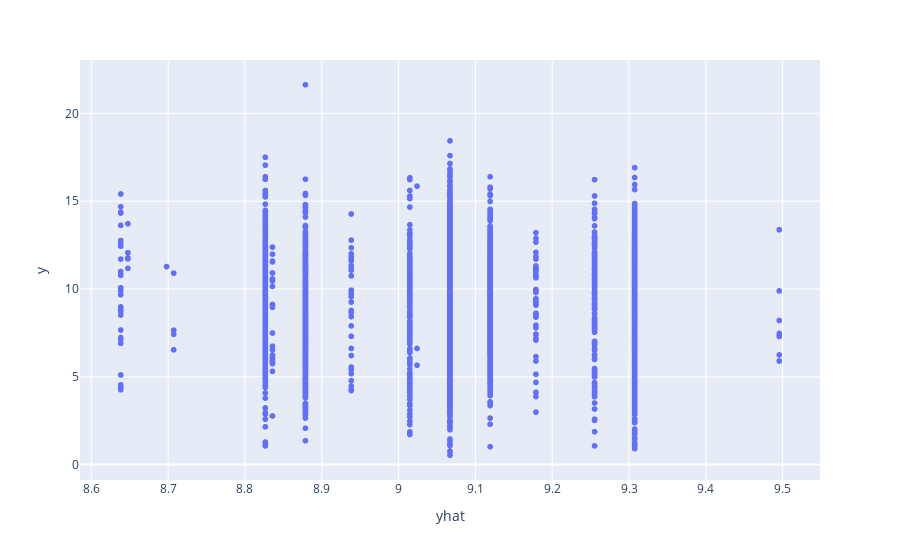

Notebook code cell kept with this figure:
### Code cell
px.scatter(pd.DataFrame({'y':list(YMat), 
             'yhat':list(linear_reg_model(x_data).detach().cpu().numpy().squeeze(-1))}), 
           x = 'yhat', y = 'y')

### Figure 1 — Plotly figure (JSON) as saved in the notebook; plotly's stock layout.template omitted (floating-point values rounded to 4 significant figures; data arrays with more than 128 entries replaced by an {"elided": "..."} marker saying what was removed)
{"data": [{"hovertemplate": "yhat=%{x}<br>y=%{y}<extra></extra>", "legendgroup": "", "marker": {"color": "#636efa", "symbol": "circle"}, "mode": "markers", "name": "", "showlegend": false, "type": "scattergl", "x": {"elided": "4926 float values"}, "xaxis": "x", "y": {"elided": "4926 float values"}, "yaxis": "y"}], "layout": {"legend": {"tracegroupgap": 0}, "margin": {"t": 60}, "xaxis": {"anchor": "y", "domain": [0, 1], "title": {"text": "yhat"}}, "yaxis": {"anchor": "x", "domain": [0, 1], "title": {"text": "y"}}}}
